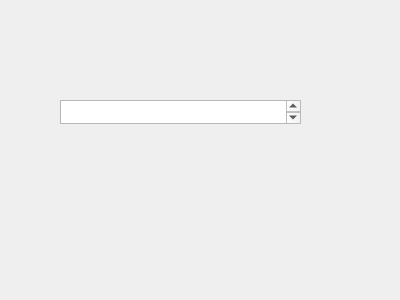
<?xml version="1.0" encoding="UTF-8"?>
<ui version="4.0">
 <class>Form</class>
 <widget class="QWidget" name="Form">
  <property name="geometry">
   <rect>
    <x>0</x>
    <y>0</y>
    <width>400</width>
    <height>300</height>
   </rect>
  </property>
  <property name="windowTitle">
   <string>Form</string>
  </property>
  <widget class="QPlainTextEdit" name="plainTextEdit_2">
   <property name="geometry">
    <rect>
     <x>60</x>
     <y>100</y>
     <width>241</width>
     <height>24</height>
    </rect>
   </property>
  </widget>
 </widget>
 <resources/>
 <connections/>
</ui>
